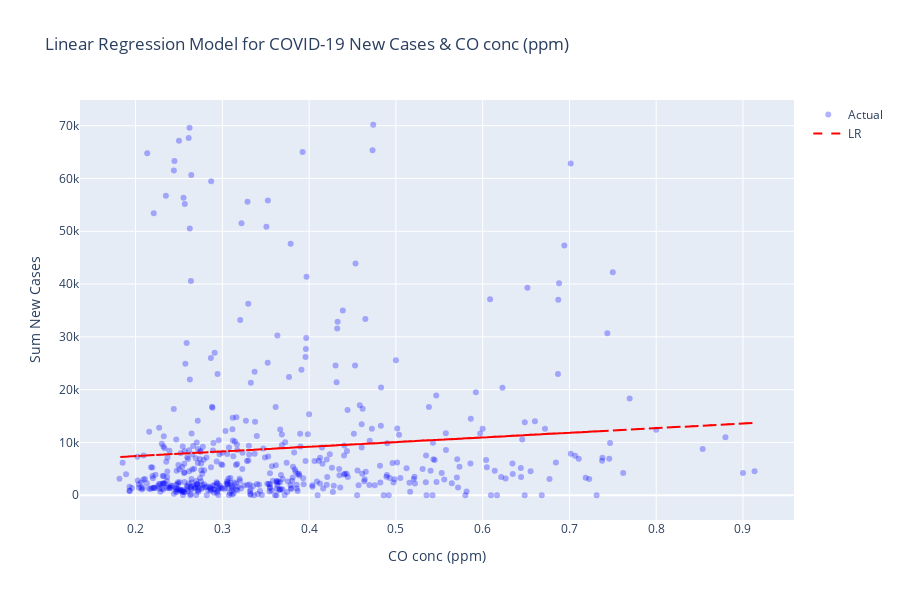

Notebook cell for this chart:
### Markdown cell above
# Showing Significant Relationships

### Code cell
# For CO conc (ppm) & Sum New Cases
## Perform regression modeling
from sklearn.linear_model import LinearRegression
from sklearn.metrics import r2_score, mean_squared_error

import statsmodels.api as sm
import calendar

# Convert datetime to int
#x = data['Date'].values.astype(int) / 10**9  # Convert to seconds (UNIX epoch start)
#x = x.reshape(-1, 1)


x = NewData['CO conc (ppm)']
y = NewData['Sum New Cases']

#--------------------------------------------------------------
# Linear regression model
#--------------------------------------------------------------
# Stastical approach
x_lms = sm.add_constant(x)
linear_model_stat = sm.OLS(y, x_lms)
lms_results = linear_model_stat.fit()
p_values = lms_results.pvalues[1:]

# Machine learning approach (no p-values)
linear_model = LinearRegression()
linear_model.fit(x_lms, y)
y_linear_pred = linear_model.predict(x_lms)

# Calculate R2 and RMSE for linear regression model
linear_r2 = r2_score(y, y_linear_pred)
linear_rmse = np.sqrt(mean_squared_error(y, y_linear_pred))

print("Model Evaluation")
print("\nLinear Regression: RMSE=%.2f, R2=%.2f" % (linear_rmse, linear_r2))
for i, p_value in enumerate(p_values.index):
  print(f'P({p_value}): {p_values[i]}')

if any(p_values <= 0.05):
  print("There is a significant relationship between the predictor and the response\n")
else:
  print("There is no significant relationship between the predictor and the response\n")


# Plot the model
import plotly.graph_objects as go

xtt = NewData['CO conc (ppm)']#.dt.strftime('%Y-%m-%d')
scatter_actual = go.Scatter(x=xtt, y=y, mode='markers', name='Actual', marker=dict(color='blue', opacity=0.3))

line_regression = go.Scatter(x=xtt, y=y_linear_pred, mode='lines', name='LR', line=dict(color='red', dash='dash'))

data = [scatter_actual, line_regression]

layout = go.Layout(xaxis=dict(title='CO conc (ppm)'),
                   yaxis=dict(title='Sum New Cases'),
                   title='Linear Regression Model for COVID-19 New Cases & CO conc (ppm)',
                   showlegend=True,
                   height=600)

fig = go.Figure(data=data, layout=layout)
fig.show()

### Figure 1 — Plotly figure (JSON) as saved in the notebook; plotly's stock layout.template omitted (floating-point values rounded to 4 significant figures; data arrays with more than 128 entries replaced by an {"elided": "..."} marker saying what was removed)
{"data": [{"marker": {"color": "blue", "opacity": 0.3}, "mode": "markers", "name": "Actual", "x": {"elided": "499 float values"}, "y": {"elided": "499 float values"}, "type": "scatter"}, {"line": {"color": "red", "dash": "dash"}, "mode": "lines", "name": "LR", "x": {"elided": "499 float values"}, "y": {"elided": "499 float values"}, "type": "scatter"}], "layout": {"height": 600, "showlegend": true, "title": {"text": "Linear Regression Model for COVID-19 New Cases & CO conc (ppm)"}, "xaxis": {"title": {"text": "CO conc (ppm)"}}, "yaxis": {"title": {"text": "Sum New Cases"}}}}
